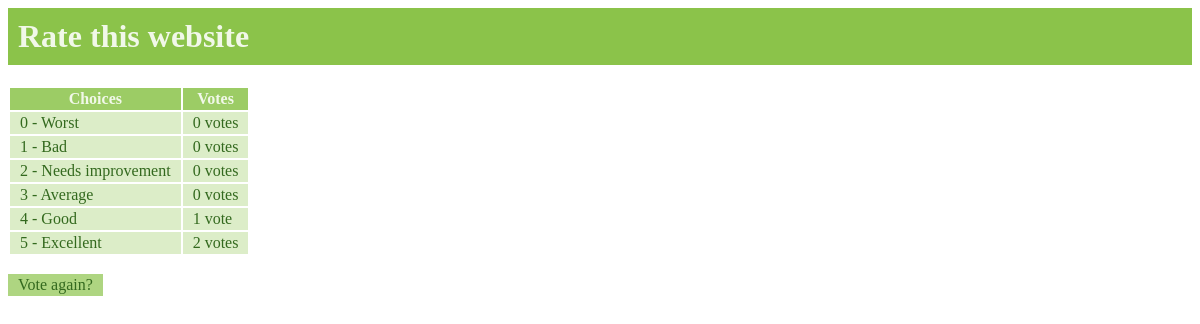
Page /polls/6/results/ on the earlier database version.
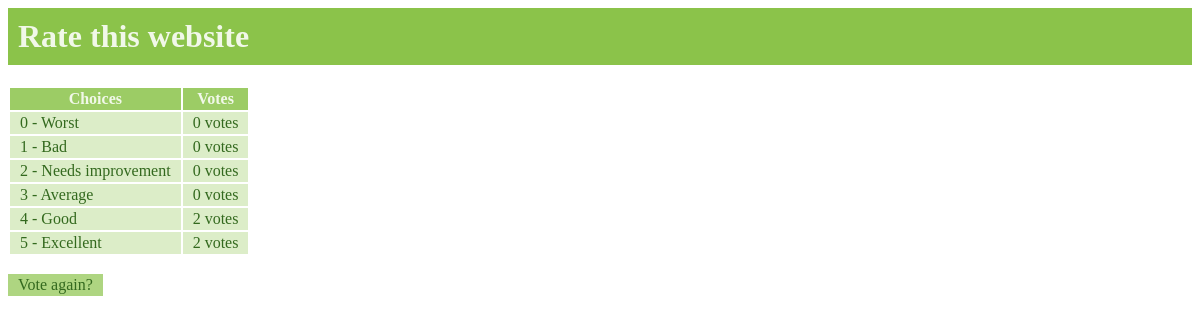
Same page on the later database version.
### polls/models.py (models this page shows, shortened)
class Choice(models.Model):
	question = models.ForeignKey(Question)
	choice_text = models.CharField(max_length=200)
	votes = models.IntegerField(default=0)

### polls/views.py (the view)
# urls.py: url(r'^(?P<pk>[0-9]+)/results/$', views.ResultsView.as_view(), name='results'),
class ResultsView(generic.DetailView):
	model = Question
	template_name = 'polls/results.html'

### polls/templates/polls/results.html (shortened to what this page needs)
{% load staticfiles %}
<link rel="stylesheet" type="text/css" href="{% static 'polls/css/style.css' %}" />
<h1>{{ question.question_text }}</h1>
<table>
<thead>
	<th> Choices </th>
	<th> Votes </th>
</thead>
{% for choice in question.choice_set.all %}
	<tr>
		<td>{{ choice.choice_text }}</td> <td>{{ choice.votes }} vote{{ choice.votes|pluralize }}</td>
	</tr>
{% endfor %}
</table>
<a class="linkboxx" href="{% url 'polls:detail' question.id %}">Vote again?</a>

Differences in the rows shown:
changed Choice "4 - Good": votes "1" → "2"
